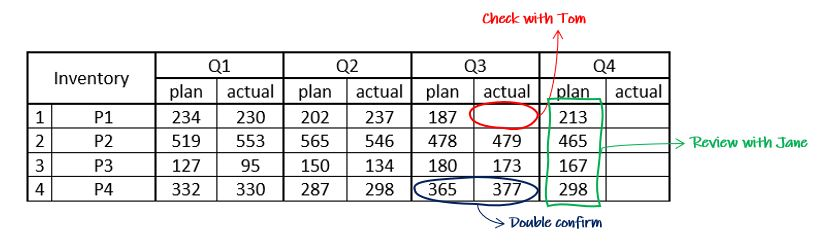
#> input picture Table.JPG, 823 x 250 px, found by its file name
$ python non_ai.py
#> lines starting #> are read from the running program, lines starting #| are printed output that depends on the picture; after the words box and inside, x2 and y2 are one past the last pixel; in counts of white or black regions, pixels touching at a corner belong together
import cv2, os

def count_cell(img_name):

#> called with img_name = 'Images/Table.JPG'
    try:
        if not os.path.exists(img_name):
            raise FileNotFoundError(f"Image not found: {img_name}")

        image = cv2.imread(img_name)
#> image is the input picture: shape (250, 823, 3); mean B, G, R 234.2, 234.5, 234.2
        gray = cv2.cvtColor(image, cv2.COLOR_BGR2GRAY)
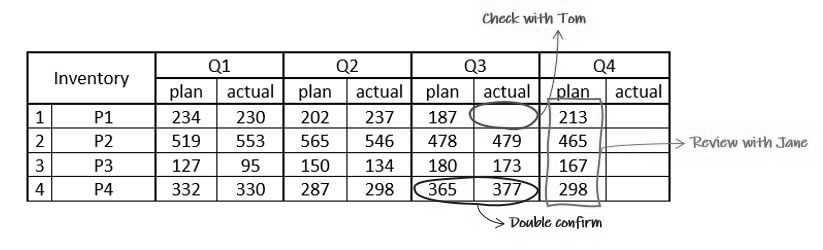
#> gray: shape (250, 823); min 0, max 255, mean 234.4
        thresh = cv2.threshold(gray, 0, 255, cv2.THRESH_BINARY_INV | cv2.THRESH_OTSU)[1]
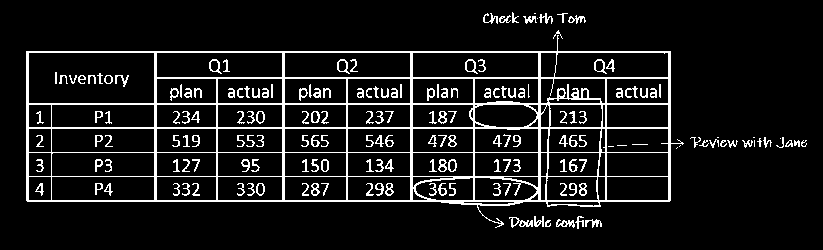
#> thresh: shape (250, 823); 9.7% white in thin lines or dots, all inside (x1, y1, x2, y2) = (26, 12, 807, 229)

        horizontal_kernel = cv2.getStructuringElement(cv2.MORPH_RECT, (40, 1))
        vertical_kernel = cv2.getStructuringElement(cv2.MORPH_RECT, (1, 40))

        horizontal_lines = cv2.morphologyEx(thresh, cv2.MORPH_OPEN, horizontal_kernel, iterations=2)
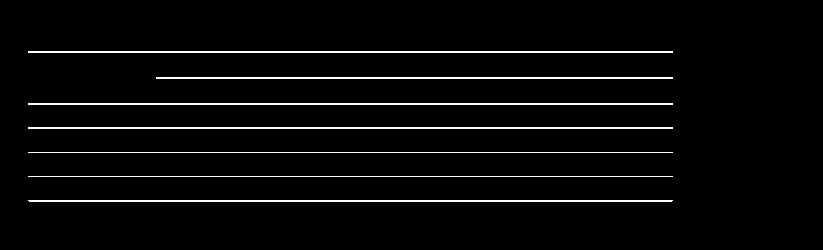
#> horizontal_lines: shape (250, 823); 3.6% white in thin lines or dots, all inside (x1, y1, x2, y2) = (28, 51, 673, 202)
        vertical_lines = cv2.morphologyEx(thresh, cv2.MORPH_OPEN, vertical_kernel, iterations=2)
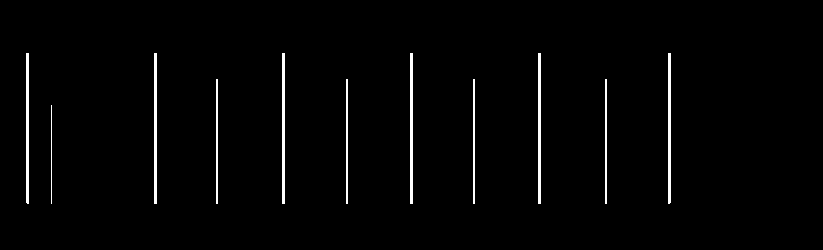
#> vertical_lines: shape (250, 823); 1.9% white; 11 white regions, largest, box (x1, y1, x2, y2) and area: (154, 53, 157, 204) 453, (282, 53, 285, 204) 453, (410, 53, 413, 204) 453

        table_structure = cv2.add(horizontal_lines, vertical_lines)
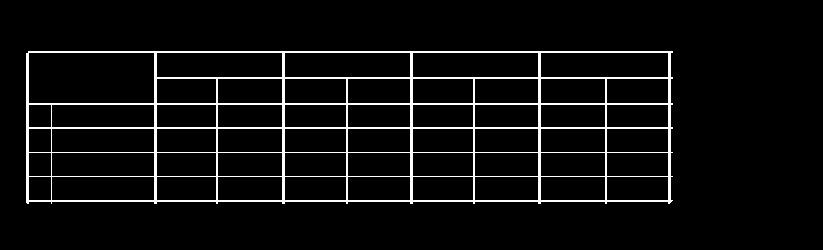
#> table_structure: shape (250, 823); 5.4% white in thin lines or dots, all inside (x1, y1, x2, y2) = (26, 51, 673, 204)

        contours, hierarchy = cv2.findContours(table_structure, cv2.RETR_TREE, cv2.CHAIN_APPROX_SIMPLE)
#> contours = 54 contours; largest, box (x1, y1, x2, y2) and area: (26, 51, 673, 204) 96654, (28, 52, 155, 104) 6424, (540, 52, 669, 78) 3198, (412, 52, 539, 78) 3148, (284, 52, 411, 78) 3148

        image_copy = image.copy()
        cv2.drawContours(image_copy, contours, -1, (0, 255, 0), 2)
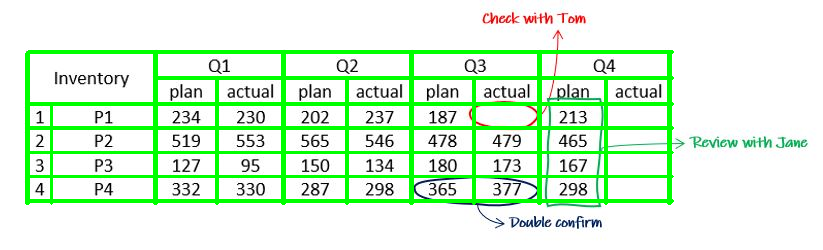
#> image_copy: shape (250, 823, 3); 10.78% of pixels changed, all inside (x1, y1, x2, y2) = (25, 50, 674, 205)
        cv2.imshow('All Contours', image_copy)
        cv2.waitKey(0)
        cv2.destroyAllWindows()

        cell_count = 0
        min_area = 500
        for contour in contours:
            area = cv2.contourArea(contour)
            if area > min_area:
                cell_count += 1
#> this loop made 54 passes
#> area on passes 1 to 12: 96653.5, 1486, 1558, 1534, 1462, 1510, 1486, 1558, 1438, 2470, 550, 1486
#> after the loop, cell_count = 54

        print(f"Number of cells detected: {cell_count}")
#| Number of cells detected: 54

    except Exception as e:
        print(f"Error processing {img_name}: {str(e)}")
        return None

result = count_cell(os.path.join("Images", "Table.JPG"))
